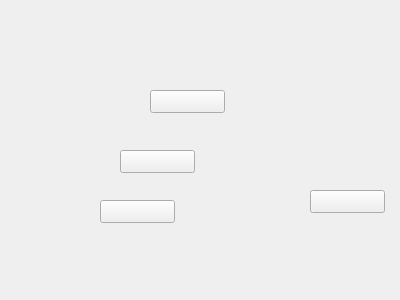
<?xml version="1.0" encoding="UTF-8"?>
<ui version="4.0">
 <class>SnakeW</class>
 <widget class="QWidget" name="SnakeW">
  <property name="geometry">
   <rect>
    <x>0</x>
    <y>0</y>
    <width>400</width>
    <height>300</height>
   </rect>
  </property>
  <property name="windowTitle">
   <string>Form</string>
  </property>
  <widget class="QPushButton" name="left">
   <property name="geometry">
    <rect>
     <x>150</x>
     <y>90</y>
     <width>75</width>
     <height>23</height>
    </rect>
   </property>
   <property name="text">
    <string/>
   </property>
  </widget>
  <widget class="QPushButton" name="right">
   <property name="geometry">
    <rect>
     <x>310</x>
     <y>190</y>
     <width>75</width>
     <height>23</height>
    </rect>
   </property>
   <property name="text">
    <string/>
   </property>
  </widget>
  <widget class="QPushButton" name="down">
   <property name="geometry">
    <rect>
     <x>100</x>
     <y>200</y>
     <width>75</width>
     <height>23</height>
    </rect>
   </property>
   <property name="text">
    <string/>
   </property>
  </widget>
  <widget class="QPushButton" name="up">
   <property name="geometry">
    <rect>
     <x>120</x>
     <y>150</y>
     <width>75</width>
     <height>23</height>
    </rect>
   </property>
   <property name="text">
    <string/>
   </property>
  </widget>
 </widget>
 <resources/>
 <connections/>
</ui>
